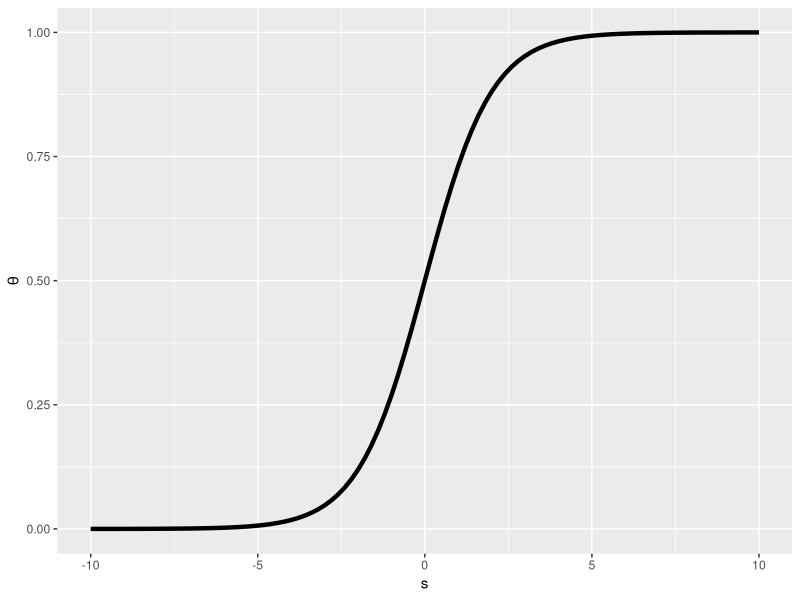
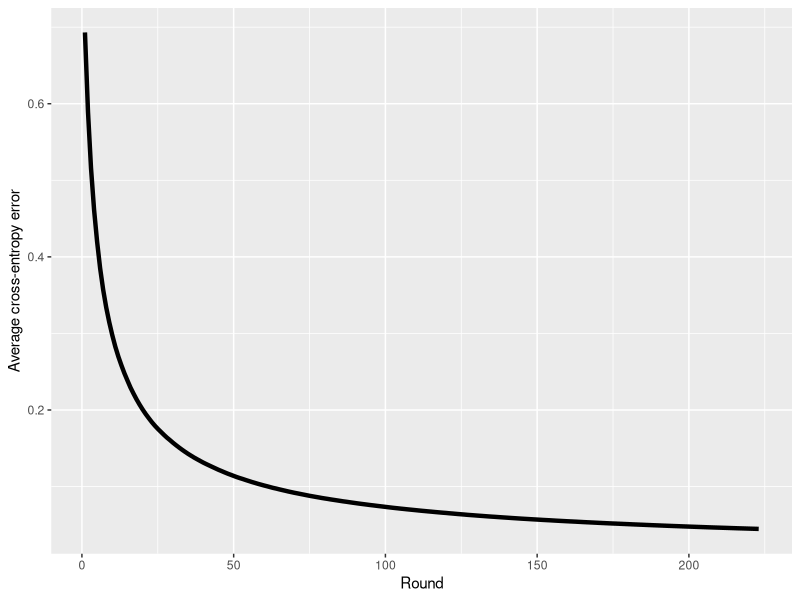

Recreate these plots in R, in order.
## ---- chunk 1
library(dplyr)
library(ggplot2)
data(iris)
D <- iris %>% select(-c(Petal.Length,Petal.Width))
## ---- chunk 2
D %>% group_by(Species) %>% summarize(meanSepal.L= mean(Sepal.Length),meanSepal.W= mean(Sepal.Width))
## ---- chunk 3
X <- as.matrix(D  %>% mutate(Sepal.L.Norm =
                               Sepal.Length-mean(Sepal.Length),Sepal.W.Norm =
                               Sepal.Width-mean(Sepal.Width),intercept=1)%>%
                 select(-c(Species,Sepal.Length,Sepal.Width))) 
Y <- ifelse(D$Species=="setosa",1,-1)

## ---- chunk 4
ggplot(data.frame(x=c(-10,10)), aes(x)) +
  stat_function(fun=function(x){exp(x)/(1+exp(x))}, geom="line", size=1.5)+
  xlab("s")+ylab(expression(theta))

## ---- chunk 5
## Function
# Cross-entropy error
E <- function(x,y,z) 
{
  log(1+exp(-y%*%z%*%x))
}
# Gradient 
grad <- function(x,y,z)
{
  (-y%*%x)/c(exp(y%*%z%*%x)+1)
}
# Function to calculate Euclidean distance
norm_vec <- function(x) sqrt(sum(x^2))

## ---- chunk 6
## Parameter
rate <- 0.01
thres <- 0.01
## Initialization
w <- rep(0,ncol(X))
w.vec <- NULL
w.vec <- rbind(w.vec,w)
e <- NULL
e.vec <- NULL
epoch <- 1
w.var <-1 

while (w.var>=thres)
{
  for (i in 1 : nrow(X))
  {
    e[i] <- E(X[i,],Y[i],w.vec[epoch,])
  }
  e.vec <- rbind(e.vec,mean(e))
  
  seq <-sample(c(1:nrow(X)),nrow(X),replace=F)
  for (i in 1:100) 
  {
    gradient <- grad(X[seq[i],],Y[seq[i]],w)
    w <- w -rate%*%gradient
  }
  w.vec <- rbind(w.vec,w)
  epoch = epoch+1
  w.var <-norm_vec(w.vec[epoch-1,]-w.vec[epoch,])
  
}
## ---- chunk 7
GraphD <- data.frame(Round=seq(1,nrow(e.vec)),Error= e.vec)
ggplot(GraphD,aes(Round,Error))+
  geom_line(size=1.5)+
  ylab("Average cross-entropy error")
## ---- chunk 8
Y.sig <- exp(X %*% t(w))/(1+exp(X%*%t(w)))
Y.predict <- ifelse(Y.sig >0.5,1,-1)
length(which(Y.predict != Y)) ## zero misclassified observation
